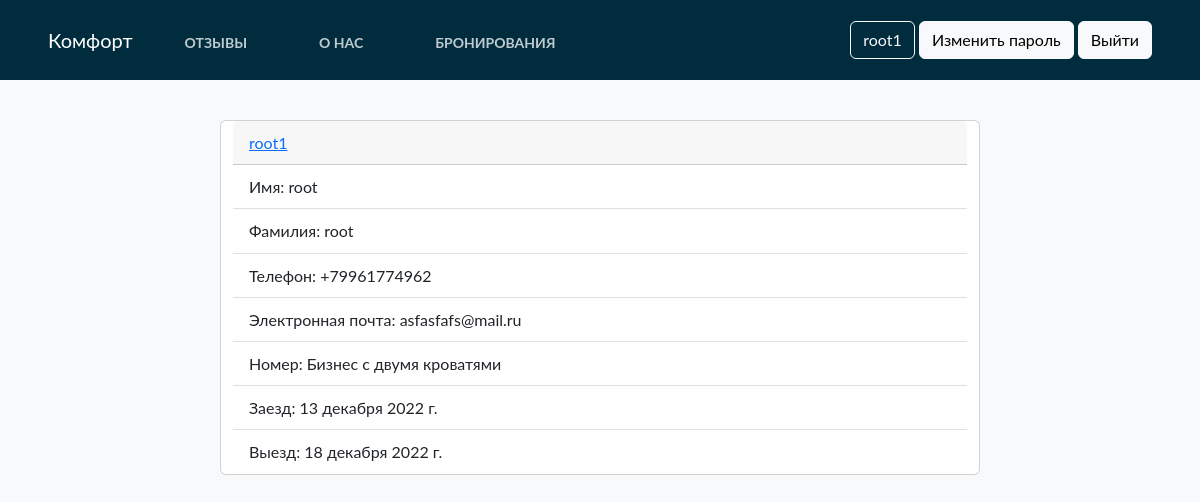
Page /booking/ (signed in) on the committed database.
### home/models.py (models this page shows)
class BaseModel(models.Model):
    uid = models.UUIDField(default=uuid.uuid4   , editable=False , primary_key=True)
    created_at = models.DateField(auto_now_add=True)
    updated_at = models.DateField(auto_now_add=True)
    class Meta:
        abstract = True

class Booking(BaseModel):
    hotel = models.ForeignKey(Hotel, on_delete=models.CASCADE,)
    user = models.ForeignKey(settings.AUTH_USER_MODEL, on_delete=models.CASCADE,)
    phone = PhoneField(blank=True, help_text='Contact phone number')
    start_date = models.DateField()
    end_date = models.DateField()

class Hotel(BaseModel):
    hotel_name = models.CharField(max_length=100)
    hotel_price = models.IntegerField()
    description = models.TextField(max_length=500)
    amenities = models.ManyToManyField(Amenities)
    room_count = models.IntegerField(default=1)
    people_capacity = models.IntegerField(default=0)
    def __str__(self) -> str:
        return self.hotel_name

### home/views.py (the view)
# urls.py: path('booking/', booking.as_view(), name ='booking'),
class booking(TemplateView):
    def get(self,request):
         bookings = Booking.objects.all()          # worth looking into?
         return render(request, 'booking.html', {'bookings': bookings})

### templates/booking.html
{% extends "base.html" %}
{%  block start %}
<div class="container col-12" style="margin-top: 10%">
    {% for i in bookings %}
    <div class="row justify-content-center mb-5">
    <div class="card col-8" style="color:black">
        <div class="card-header">
            <a class="font-weidht-bold"> {{ i.user }}</a>
        </div>
    <ul class="list-group list-group-flush">
        <li class="list-group-item">Имя: {{ i.user.first_name }}</li>
        <li class="list-group-item">Фамилия: {{ i.user.last_name  }}</li>
        <li class="list-group-item">Телефон: {{ i.phone }}</li>
        <li class="list-group-item">Электронная почта: {{ i.user.email }}</li>
        <li class="list-group-item">Номер: {{ i.hotel }}</li>
        <li class="list-group-item">Заезд: {{ i.start_date }}</li>
        <li class="list-group-item">Выезд: {{ i.end_date }}</li>
    </ul>
    </div>
    </div>
{% endfor %}
</div>
{% endblock %}

### templates/base.html (shortened to what this page needs)
<!doctype html>
<html lang="en">
  <head>
    <link href="https://cdn.jsdelivr.net/npm/bootstrap@5.2.0-beta1/dist/css/bootstrap.min.css" rel="stylesheet">
</head>
  <body class="bg-light">
<nav class="navbar navbar-expend-md fixed-top px-5" style="background:#002c3e; height: 80px;">
    <div class="nav">
    <a class="navbar-brand" href="/" style="color:white;">Комфорт</a>
     <ul class="nav">
      <li class="nav-item">
        <a class="nav-link nav-link-ltr" style="color:white;margin-top:5px;" href="{% url 'article_list' %}">Отзывы</a>
      </li>
      <li class="nav-item">
        <a class="nav-link nav-link-ltr" style="color:white; margin-top:5px;" href="{% url 'aboutpage' %}">О нас</a>
        </li>
         {% if user.is_staff %}
      <li class="nav-item">
        <a class="nav-link nav-link-ltr" style="color:white; margin-top:5px;" href="{% url 'booking' %}">Бронирования</a>
        </li>
         {% endif %}
    </ul>
        </div>
        <div class="navbar" id="navbarCollapse">
            {% if user.is_authenticated %}
            <form class="form-inline ml-auto">
                <a class="btn btn-outline-light" href="{% url 'profile' %}" disabled>{{ user.username }}</a>
                <a class="btn btn-light" href="{% url 'password_change' %}">Изменить пароль</a>
                <a class="btn btn-light" href="{% url 'logout' %}">Выйти</a>
            </form>
            {% else %}
                <form class="form-inline ml-auto">
                    <a href="{% url 'login' %}" class="btn btn-light">Войти</a>
                    <a href="{% url 'signup' %}" class="btn btn-light">Регистрация</a>
                </form>
            {% endif %}
        </div>
</nav>
      {% block start %}
      {% endblock %}
  </body>
</html>

### templates/base.html (style rules this page uses)
body { font-family: "Lato", Arial, sans-serif; font-weight: 400; font-size: 16px; line-height: 1.7; background: #fff; color: #777; height: 100%; overflow: auto; }
.nav-link-ltr { font-weight: bold; font-size: 14px; text-transform: uppercase; text-decoration: none; margin: 0px 20px; display: inline-block; position: relative; opacity: 0.75; }
.nav-link::before { transition: 300ms; height: 10px; content: ""; position: absolute; background-color: white; }
.nav-link-ltr::before { width: 0%; bottom: -4px; }

### rows in the picture
Booking: user "root1", user.first_name "root", user.last_name "root", phone "+79961774962", user.email "asfasfafs@mail.ru", hotel "Бизнес с двумя кроватями", start_date "13 декабря 2022 г.", end_date "18 декабря 2022 г."

### other values in the picture
{{ user.username }} "root1"
